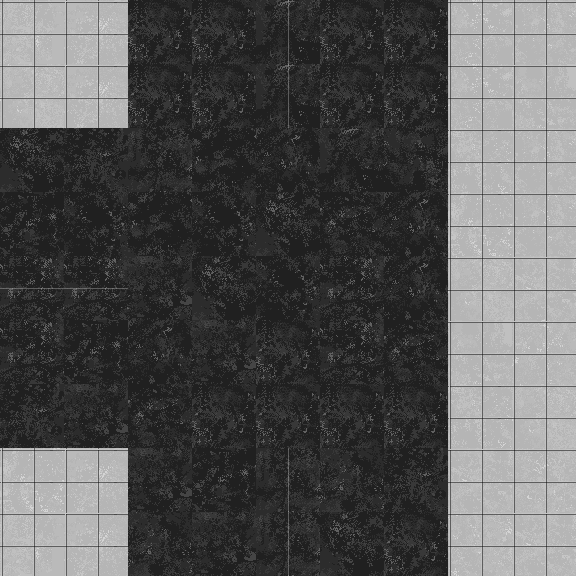

A 2D game scene composited from a Tiled map and its tileset images. What follows is a short description and the map's XML, with every tile layer's data as written:
An orthogonal 9x9 tile map with 64x64 px tiles, 1 tile layer (Tile Layer 1).

<map version="1.0" tiledversion="1.1.2" orientation="orthogonal" renderorder="right-down" width="9" height="9" tilewidth="64" tileheight="64" infinite="0" nextobjectid="1">
 <tileset firstgid="1" source="Road.tsx" />
 <layer name="Tile Layer 1" width="9" height="9">
  <data encoding="csv">
32,5,10,10,49,10,10,16,14,
31,5,10,10,49,10,10,16,8,
25,4,9,26,18,17,11,13,14,
2,19,26,19,25,3,18,21,14,
36,36,28,25,19,27,18,31,7,
27,2,18,28,10,27,3,8,6,
4,28,3,10,10,10,10,13,31,
21,5,28,2,41,20,4,7,15,
32,5,20,28,41,25,10,23,7
</data>
 </layer>
</map>
